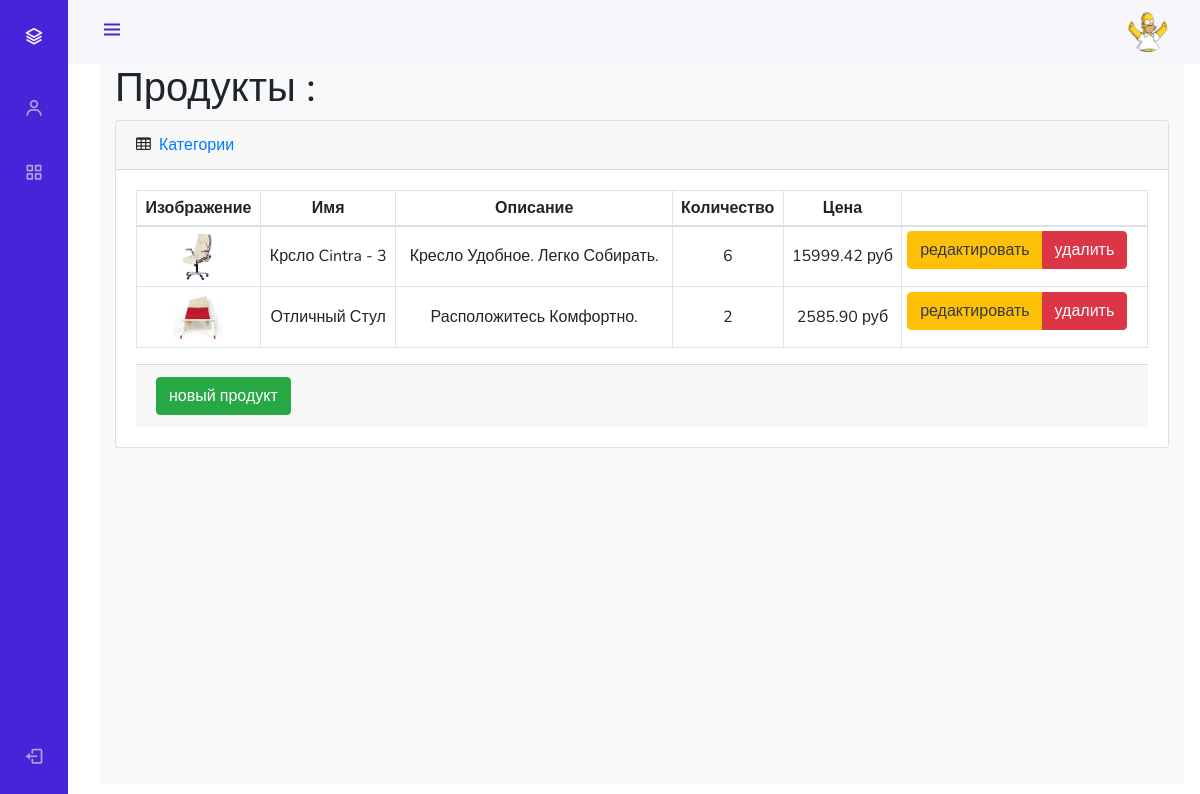
Screenshot of /admin_staff/products/list/category/1/ (signed in) with the database file from the repository.
### authapp/models.py (models this page shows, shortened)
class ShopUser(AbstractUser):
    avatar = models.ImageField(upload_to='user_avatars', blank=True, verbose_name='Аватар')
    age = models.PositiveIntegerField(verbose_name='Возраст', default=18)
    activation_key = models.CharField(max_length=128, blank=True)
    activation_key_created = models.DateTimeField(auto_now_add=True, blank=True, null=True)

### mainapp/models.py (models this page shows, shortened)
class Product(models.Model):
    objects = None
    category = models.ForeignKey(
        ProductCategory,
        on_delete=models.SET_NULL,
        null=True,
        verbose_name='Категория',
    )
    name = models.CharField(
        verbose_name='имя продукта',
        max_length=128,
    )
    image = models.ImageField(
        upload_to='products_img',
        blank=True,
    )
    short_desc = models.CharField(
        max_length=256,
        verbose_name='краткое описание',
        blank=True,
    )
    description = models.TextField(
        verbose_name='описание продукта',
        max_length=500,
        blank=True,
    )
    price = models.DecimalField(
        verbose_name='цена продукта',
        max_digits=8,
        decimal_places=2,
        default=0,
    )
    quantity = models.PositiveIntegerField(
        verbose_name='количество на складе',
        default=0
    )
    is_active = models.BooleanField(
        default=True,
    )

### adminapp/views.py (the view)
# urls.py: path('products/list/category/<int:pk>/', adminapp.ProductsListView.as_view(), name='products'),
class ProductsListView(ListView):
    model = Product
    template_name = 'adminapp/products.html'
    context_object_name = 'objects'
    category = None
    @method_decorator(user_passes_test(lambda u: u.is_superuser))
    def dispatch(self, *args, **kwargs):
        self.category = self.kwargs.get('pk')
        return super().dispatch(*args, **kwargs)
    def get_queryset(self):
        return self.model.objects.filter(category__id=self.category).order_by('name')
    def get_context_data(self, **kwargs):
        context = super().get_context_data(**kwargs)
        context["title"] = 'админка/продукт'
        context["category"] = self.category
        return context

### mainapp/context_processors.py (called while the page is built)
def basket(request):
    basket_list = []
    if request.user.is_authenticated:
        basket_list = Basket.objects.filter(user=request.user)
    return {'basket_items': basket_list}

### adminapp/templates/adminapp/products.html (shortened to what this page needs)
{% extends 'adminapp/base.html' %}
{% load static %}
{% block content %}
<div class="container-fluid">
    <h1 class="mt-4">Продукты
        {% if category %}
        :
        {% endif %}
    </h1>
    <div class="card mb-4">
        <div class="card-header">
            <i class="fa fa-table mr-1"></i>
            <a href="{% url 'admin_staff:categories' %}">Категории</a>
        </div>
        <div class="card-body">
            <div class="table-responsive">
                <table class="table table-sm table-bordered" id="dataTable" width="100%" cellspacing="0">
                    <thead>
                    <tr class="text-center">
                        <th>Изображение</th>
                        <th>Имя</th>
                        <th>Описание</th>
                        <th>Количество</th>
                        <th>Цена</th>
                        <th></th>
                    </tr>
                    </thead>
                    <tbody>
                    {% for object in objects %}
                    <tr {% if not object.is_active %}  style="opacity: 0.5;" {% endif %}>
                        <td class="text-center"><img src="/media/{{object.image|default:'products_images/default.jpg'}}"
                                 alt="{{ object.name }}" style="width:50px;">
                        </td>
                        <td class="text-center align-middle">{{ object.name|title }}</td>
                        <td class="text-center align-middle">{{ object.short_desc|title }}</td>
                        <td class="text-center align-middle">{{ object.quantity }}</td>
                        <td class="text-center align-middle">{{ object.price }} руб</td>
                        <td>
                            <div class="btn-group" role="group" aria-label="actions">
                                <button class="btn btn-warning">
                                    <a class="text-dark" href="{% url 'admin_staff:product_update' object.id %}">редактировать</a>
                                </button>
                                {% if object.is_active %}
                                <button class="btn btn-danger">
                                    <a class="text-white" href="{% url 'admin_staff:product_delete' object.id %}">удалить</a>
                                </button>
                                {% endif %}
                            </div>
                        </td>
                    </tr>
                    {% endfor%}
                    </tbody>
                </table>
                <div class="card-footer">
                    <button class="btn btn-success">
                        <a class="text-white" href="{% url 'admin_staff:product_create' category %}">
                            новый продукт
                        </a>
                    </button>
                </div>
            </div>
        </div>
    </div>
</div>
{% endblock %}

### adminapp/templates/adminapp/base.html (shortened to what this page needs)
<!doctype html>
{% load static %}
<html lang="ru">
<head>
    <link rel="stylesheet" href="https://cdn.jsdelivr.net/npm/bootstrap@4.5.3/dist/css/bootstrap.min.css">
    <link rel="stylesheet" type="text/css" href="https://cdn.jsdelivr.net/npm/boxicons@latest/css/boxicons.min.css">
    <link rel="stylesheet" type="text/css" href="{% static 'geekshop/fonts/font-awesome/css/font-awesome.css' %}">
    <link rel="stylesheet" type="text/css" href="{% static 'adminapp/admin_style.css' %}">
</head>
<body id="body-pd">
<header class="header" id="header">
    <div class="header_toggle"><i class='bx bx-menu' id="header-toggle"></i></div>
    <div class="header_img"><img src="/media/{{ user.avatar|default:'avatar-default.png' }}" alt=""></div>
</header>
<div class="l-navbar" id="nav-bar">
    <nav class="nav">
        <div>
            <a href="{% url 'index' %}" class="nav_logo">
                <i class='bx bx-layer nav_logo-icon'></i><span class="nav_logo-name">Магазин</span>
            </a>
            <div class="nav_list">
                {% include 'adminapp/includes/inc_menu.html' %}
            </div>
        </div>
        <a href="{% url 'authapp:logout' %}" class="nav_link">
            <i class='bx bx-log-out nav_icon'></i>
        </a>
    </nav>
</div>
<div class="height-100 bg-light">
    {% block content %}
    {% endblock %}
</div>
</body>
</html>

### adminapp/static/adminapp/admin_style.css (style rules this page uses)
:root { --header-height: 3rem; --nav-width: 68px; --first-color: #4723D9; --first-color-light: #AFA5D9; --white-color: #F7F6FB; --body-font: 'Nunito', sans-serif; --normal-font-size: 1rem; --z-fixed: 100 }
body { position: relative; margin: var(--header-height) 0 0 0; padding: 0 1rem; font-family: var(--body-font); font-size: var(--normal-font-size); transition: .5s }
a { text-decoration: none }
.header { width: 100%; height: var(--header-height); position: fixed; top: 0; left: 0; display: flex; align-items: center; justify-content: space-between; padding: 0 1rem; background-color: var(--white-color); z-index: var(--z-fixed); transition: .5s }
.header_toggle { color: var(--first-color); font-size: 1.5rem; cursor: pointer }
.header_img { width: 35px; height: 35px; display: flex; justify-content: center; border-radius: 50%; overflow: hidden }
.header_img img { width: 40px }
.l-navbar { position: fixed; top: 0; left: -30%; width: var(--nav-width); height: 100vh; background-color: var(--first-color); padding: .5rem 1rem 0 0; transition: .5s; z-index: var(--z-fixed) }
.nav { height: 100%; display: flex; flex-direction: column; justify-content: space-between; overflow: hidden }
.nav_logo, .nav_link { display: grid; grid-template-columns: max-content max-content; align-items: center; column-gap: 1rem; padding: .5rem 0 .5rem 1.5rem }
.nav_logo { margin-bottom: 2rem }
.nav_logo-icon { font-size: 1.25rem; color: var(--white-color) }
.nav_link { position: relative; color: var(--first-color-light); margin-bottom: 1.5rem; transition: .3s }
.nav_icon { font-size: 1.25rem }
.height-100 { height: 90vh }
@media screen and (min-width: 768px) { body { margin: calc(var(--header-height) + 1rem) 0 0 0; padding-left: calc(var(--nav-width) + 2rem) } }
@media screen and (min-width: 768px) { .header { height: calc(var(--header-height) + 1rem); padding: 0 2rem 0 calc(var(--nav-width) + 2rem) } }
@media screen and (min-width: 768px) { .header_img { width: 40px; height: 40px } }
@media screen and (min-width: 768px) { .header_img img { width: 45px } }
@media screen and (min-width: 768px) { .l-navbar { left: 0; padding: 1rem 1rem 0 0 } }

### rows the page displays
ShopUser: avatar (picture)
Product: image (picture), name "Крсло Cintra - 3", short_desc "Кресло Удобное. Легко Собирать.", quantity "6", price "15999.42", is_active "удалить"
Product: image (picture), name "Отличный Стул", short_desc "Расположитесь Комфортно.", quantity "2", price "2585.90", is_active "удалить"
